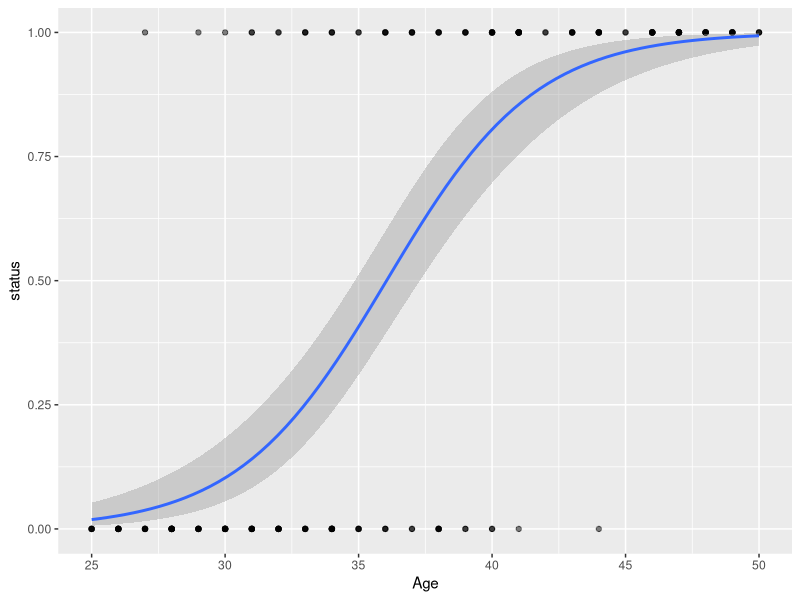

The R source for this figure:
## ---- chunk 1

# converts pi to odds

prob2odds <- function(p_i) {
  odds <- p_i / (1 - p_i)
  return(odds)
}

#converts odds to Ni

logit <- function(p_i) {
  eta_i <- log(p_i / (1 - p_i))
  return(eta_i)
}

#converts Ni back to pi

inv.logit <- function(eta_i) {
  p_i <- exp(eta_i) / (1 + exp(eta_i))
  return(p_i)
}

## ---- chunk 2
#read in crp and add new status column
crp <- read.csv("crp.csv")
crp$status <- ifelse(crp$CRP > 4.5,1,0)

#fitting new models

fit.a <- glm(status ~ 1 + Age, data = crp, family = "binomial")
fit.as <- glm(status ~ 1 + Age + Gender, data = crp, family = "binomial")
fit.axs <- glm(status ~ 1 + Age + Gender + Age*Gender, data = crp, family = "binomial")

## ---- chunk 3
#takin the age coeficent from the model above
beta_age <- coef(fit.a)["Age"]

#mulitply by 10 to see how it changes for a decade
odds_ratio_decade <- exp(beta_age * 10)
print(odds_ratio_decade)

## ---- chunk 4

ageCI<- confint(fit.a, level = 0.95)
cat("Lower CI:",ageCI[2,1], "\n", "Upper CI:", ageCI[2,2] )

## ---- chunk 5

beta_sex <- coef(fit.as)[3]
beta_age <- coef(fit.as)[2]

# Log-odds for a 32-year-old female
female_32 <- coef(fit.as)[1] + beta_age * 32 + beta_sex

# Log-odds for a 57-year-old female
female_57 <- coef(fit.as)[1] + beta_age * 57 + beta_sex

# Odds ratios
odds_ratio_32 <- exp(female_32)
odds_ratio_57 <- exp(female_57) 

# Print results
print(odds_ratio_32)
print(odds_ratio_57)

#FIX ME/ CHECK THIS

oddsratio.tots <- odds_ratio_57 / odds_ratio_32
print(oddsratio.tots)

## ---- chunk 6

beta_sex <- coef(fit.axs)[3]
beta_age <- coef(fit.axs)[2]
beta_int <- coef(fit.axs)[4]

# Log-odds for a 32-year-old female
female_32 <- coef(fit.axs)[1] + beta_age * 32 + beta_sex

# Log-odds for a 57-year-old female
female_57 <- coef(fit.as)[1] + beta_age * 57 + beta_sex

# Odds ratios
odds_ratio_32 <- exp(female_32)
odds_ratio_57 <- exp(female_57) 

# Print results
print(odds_ratio_32)
print(odds_ratio_57)
oddsratio.tots <- odds_ratio_57 / odds_ratio_32
print(oddsratio.tots)


## ---- chunk 7
# df for the newdata to fit into the model
highcrpmale <- data.frame(Age = 32, Gender = 0)

#predicting base on the model + new data
male.pred <- predict.glm(fit.as,newdata = highcrpmale, type = "response" )

print(male.pred)


## ---- chunk 8
library(ggplot2)

prediction <- predict.glm(fit.a, type = "response")

ggplot(crp, aes(x = Age, y = status))+ 
  geom_point(alpha = 0.5)+
  stat_smooth(method = "glm", se = TRUE, method.args = list(family = binomial))
# change axis labels + titles





## ---- chunk 9
# log likes of the different models
age <- logLik(fit.a)
age.sex <- logLik(fit.as)
agexsex <- logLik(fit.axs)

#filling in above values for the 
LRT <- 2*(agexsex - age.sex)
pvals <- (1- pchisq(LRT, df = 1))

LTR2 <- 2*(agexsex - age)
pvals2 <- (1- pchisq(LTR2, df = 2))


#model comparisons
chi <- anova(fit.axs, test = "Chisq")
lts.test <- anova(fit.axs, fit.as, test = "LRT")

print(chi[5])
print(lts.test[5])



## ---- chunk 10

crp$cutoff <- ifelse(crp$CRP > 15,1,0)

print(stem(crp$cutoff))
print(stem(crp$status))

# print the different stem plots and talk about the proportion of data we're seeing. So we don't want to be cutting off information available etc

## ---- chunk 11



